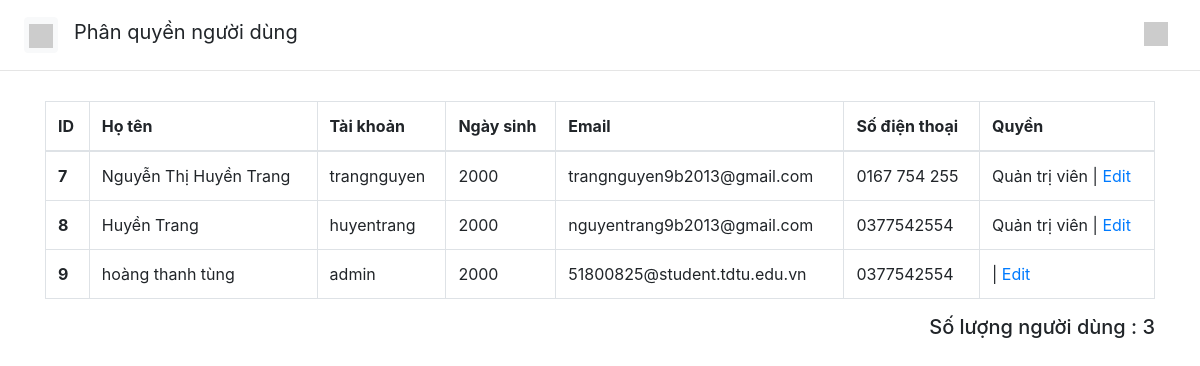
Screenshot of /Permission.php (signed in) with the database file from the repository.
### tables this page shows
CREATE TABLE `account` (
  `IdAccount` int(10) NOT NULL,
  `HoTen` varchar(100) NOT NULL,
  `UserName` char(100) NOT NULL,
  `Email` char(100) NOT NULL,
  `Pass` char(100) NOT NULL,
  `Sdt` char(12) NOT NULL,
  `NamSinh` char(20) NOT NULL,
  `Quyen` char(12) NOT NULL
);

### Permission.php (the view, shortened to what this page needs)
<?php
    $conn = mysqli_connect("localhost","root","","classroom") or die ('Không thể kết nối cơ sở dữ liệu');
    mysqli_set_charset($conn,"utf8");
    $sql = "SELECT * FROM `account` WHERE 1";
    $result = mysqli_query($conn, $sql) or die("Lỗi truy vấn dữ liệu" .mysqli_error($conn));
    $data = [];
    if( $result)
    {
        while ($num = mysqli_fetch_assoc($result))
        {
            $data[] = $num;
        }
    }
    $permission = [
        'Admin' => 'Quản trị viên',
        'Teacher' => 'Giảng viên',
        'Student' => 'Sinh viên',
    ];
?>
<!DOCTYPE html>
<html lang="en">
<head>
    <link rel="stylesheet" href="https://maxcdn.bootstrapcdn.com/bootstrap/4.5.2/css/bootstrap.min.css">
</head>
<body>
    <div class="header m-2 mr-5 col-form-label-lg">
        <div class="row">
            <div class="col-12 d-flex mx-3 d-flex d-row">
                <div class="dropdown">
                    <button class="p-1 btn btn-light" type="button" id="dropdownMenuButton" data-toggle="dropdown" aria-haspopup="true" aria-expanded="false">
                        <img src="https://via.placeholder.com/24x24" alt="">
                    </button>
                </div>
                <div class="ml-3">Phân quyền người dùng</div>
                <div class="ml-auto"><img src="https://via.placeholder.com/24x24" alt=""></div>
            </div>
        </div>
    </div>
    <hr class="m-0">
    <div class="container">
        <table class="table table-bordered" style="margin-top: 30px;">
            <thead>
                <tr>
                    <th scope="col">ID</th>
                    <th scope="col">Họ tên</th>
                    <th scope="col">Tài khoản</th>
                    <th scope="col">Ngày sinh</th>
                    <th scope="col">Email</th>
                    <th scope="col">Số điện thoại</th>
                    <th scope="col">Quyền</th>
                </tr>
            </thead>
            <tbody>
                <?php if(!empty($data)) { ?>
                    <?php foreach($data as $item) { ?>
                        <tr>
                            <th scope="row"><?= $item['IdAccount'] ?></th>
                            <td><?= $item['HoTen'] ?></td>
                            <td><?= $item['UserName'] ?></td>
                            <td><?= $item['NamSinh'] ?></td>
                            <td><?= $item['Email'] ?></td>
                            <td><?= $item['Sdt'] ?></td>
                            <td><?= $permission[$item['Quyen']] ?> | <a href="#" IdAccount="<?= $item['IdAccount'] ?>" class="change-permission" data-toggle="modal" data-target="#change-permission">Edit</a></td>
                        </tr>
                    <?php } ?>
                <?php } ?>
            </tbody>
        </table>
        <div class="row">
            <div class="col-12 text-right text-md">
                <h5>Số lượng người dùng : <?= !empty($data) ? count($data) : 0 ?></h5>
            </div>
        </div>
    </div>
</body>
</html>

### rows the page displays
account: IdAccount "7", HoTen "Nguyễn Thị Huyền Trang", UserName "trangnguyen", NamSinh "2000", Email "trangnguyen9b2013@gmail.com", Sdt "0167 754 255", Quyen "Quản trị viên"
account: IdAccount "8", HoTen "Huyền Trang", UserName "huyentrang", NamSinh "2000", Email "nguyentrang9b2013@gmail.com", Sdt "0377542554", Quyen "Quản trị viên"
account: IdAccount "9", HoTen "hoàng thanh tùng", UserName "admin", NamSinh "2000", Email "51800825@student.tdtu.edu.vn", Sdt "0377542554"

### other values shown
count($data) "3"
